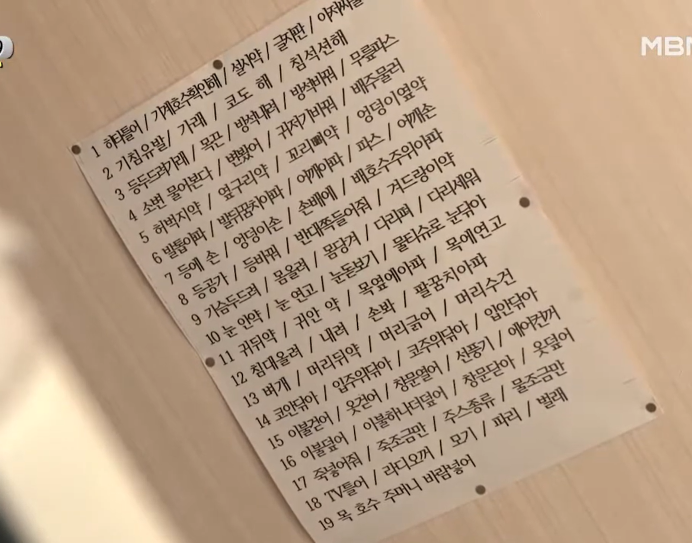
#> input picture TIL/ES/img/1.png, 1384 x 1085 px (shown at 1/2 size)
$ python -i preprocess.py   (imports and definitions only)
#> lines starting #> are read from the running program, lines starting #| are printed output that depends on the picture
#> further down, picture is the input picture: shape (1085, 1384, 3); mean B, G, R 136.2, 160.5, 185.1
"""
전처리 공통화 (3-1). OpenCV 기반.
학습/추론 동일 적용. 밝기·대비·노이즈·눈 크롭 보정.
"""

import cv2
import numpy as np


def preprocess_frame(
    frame: np.ndarray,
    use_clahe: bool = True,
    use_denoise: bool = True,
    clahe_clip_limit: float = 2.0,
    clahe_grid_size: tuple = (8, 8),
) -> np.ndarray:
    """
    프레임(BGR) 전처리: CLAHE로 밝기·대비 보정, 비네이즈로 노이즈 감소.
    """
#> called with use_clahe = True, use_denoise = True, clahe_clip_limit = 2, clahe_grid_size = (8, 8)
    out = frame.copy()
    if use_clahe and len(out.shape) >= 2:
        if out.shape[2] == 3:
            lab = cv2.cvtColor(out, cv2.COLOR_BGR2LAB)
#> lab: shape (1085, 1384, 3); mean of channels 0, 1, 2 171.8, 133.3, 144
            l, a, b = cv2.split(lab)
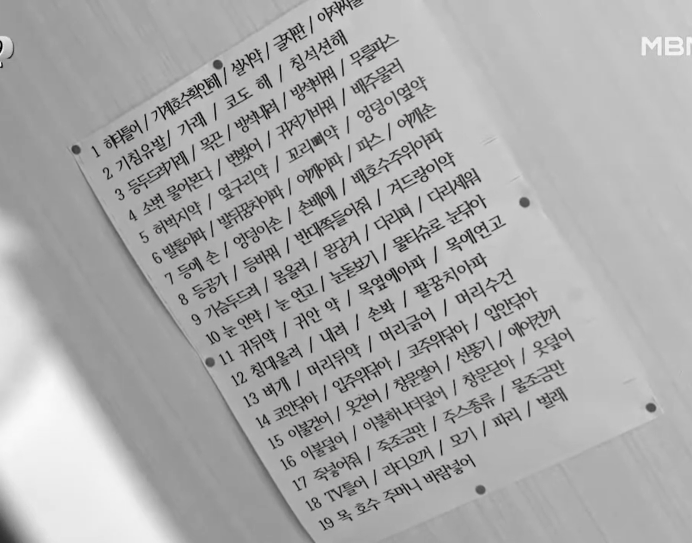
#> l: shape (1085, 1384) (shown at 1/2 size); min 0, max 253, mean 171.8
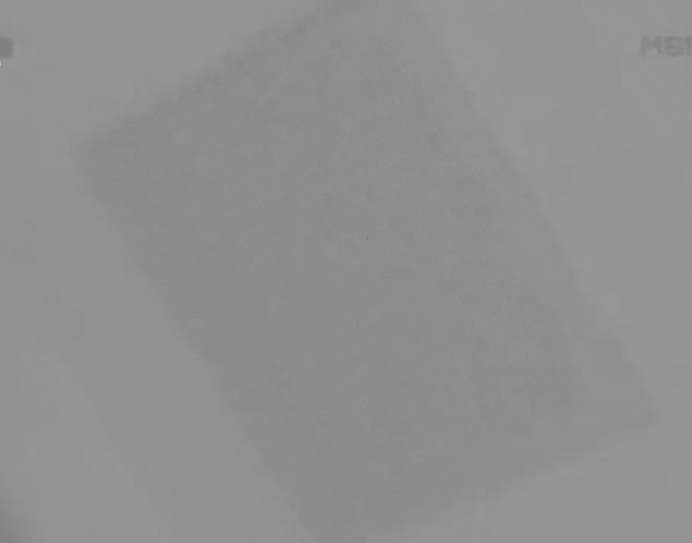
#> b: shape (1085, 1384) (shown at 1/2 size); min 125, max 194, mean 144
            clahe = cv2.createCLAHE(clipLimit=clahe_clip_limit, tileGridSize=clahe_grid_size)
            l = clahe.apply(l)
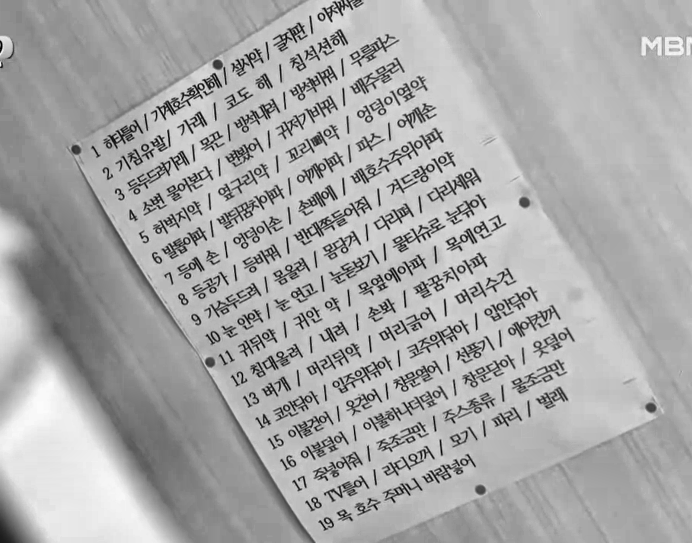
#> l: shape (1085, 1384) (shown at 1/2 size); min 1, max 253, mean 168.9
            out = cv2.merge([l, a, b])
#> out: shape (1085, 1384, 3); mean of channels 0, 1, 2 168.9, 133.3, 144
            out = cv2.cvtColor(out, cv2.COLOR_LAB2BGR)
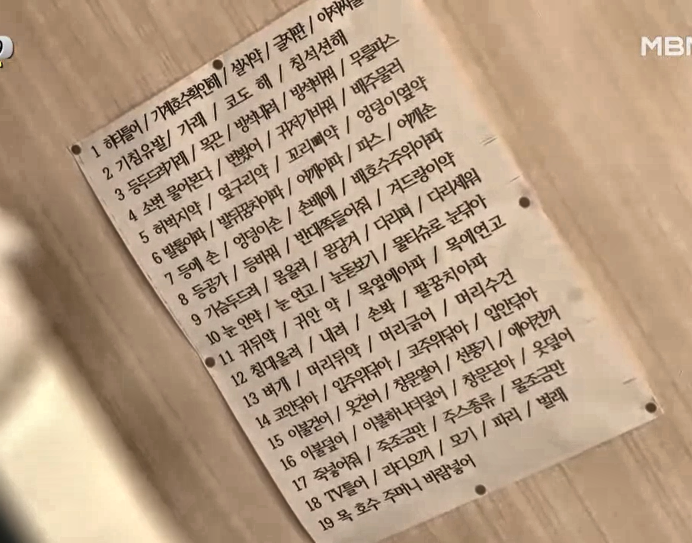
#> out: shape (1085, 1384, 3) (shown at 1/2 size); mean B, G, R 133.8, 158, 182.3
        else:
            clahe = cv2.createCLAHE(clipLimit=clahe_clip_limit, tileGridSize=clahe_grid_size)
            out = clahe.apply(out)
    if use_denoise and out.size > 0:
#> (the run stopped early here; a loop or call above may not have finished)
